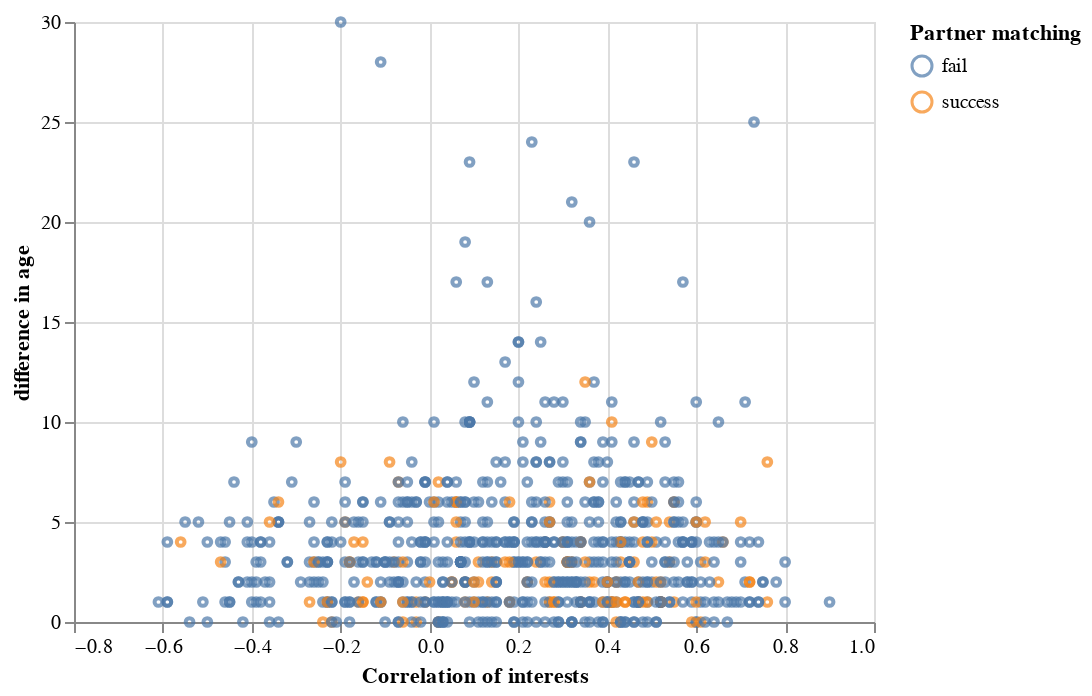

Notebook code cell kept with this figure:
### Code cell
speeddating_plot = (
    alt.Chart(speeddating_training)
    .mark_point(size=15)
    .encode(
        x=alt.X("interests_correlate", title="Correlation of interests"),
        y=alt.Y("d_age", title="difference in age", scale=alt.Scale()),
        color=alt.Color("match", title="Partner matching"),
    )
)
speeddating_plot

### Figure 1 — Vega-Lite specification as saved in the notebook (floating-point values rounded to 4 significant figures; data arrays with more than 128 entries replaced by an {"elided": "..."} marker saying what was removed)
{"config": {"view": {"continuousWidth": 400, "continuousHeight": 300}}, "data": {"name": "data-0c220c2f2ae3b5713a2391093957d043"}, "mark": {"type": "point", "size": 15}, "encoding": {"color": {"field": "match", "title": "Partner matching", "type": "nominal"}, "x": {"field": "interests_correlate", "title": "Correlation of interests", "type": "quantitative"}, "y": {"field": "d_age", "scale": {}, "title": "difference in age", "type": "quantitative"}}, "$schema": "https://vega.github.io/schema/vega-lite/v4.17.0.json", "datasets": {"data-0c220c2f2ae3b5713a2391093957d043": {"elided": "750 records"}}}
